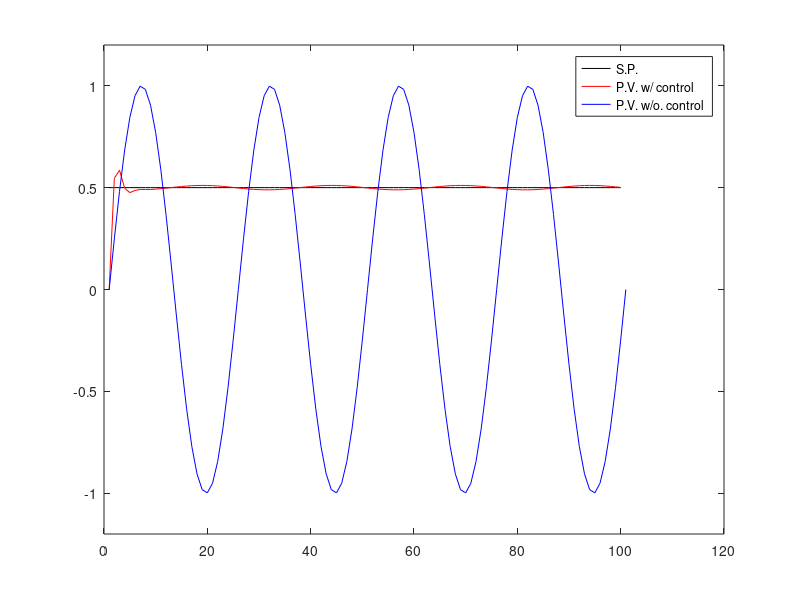

Reproduce this figure in MATLAB.
% simulation for PID control
% Assumptions:
% 1) Linear sequence: We read in Process variable value, calculate the
% Action variable, apply the correction, and then start the cycle over.
% /It may not be exactly the same as how our LabView code works/
% 2) Instantaneous events: We apply correction immediately after we read
% the Process variable value, so there's an immediate reply to external
% drive.
% /It seems a reasonable approximation given that the time between each sampling (delta_t) is ~10 ms, and we see slow drifts on a timescale of 0.1 - 1 s. However, it's an open question what frequencies can the mirror mount mechanics follow./

% The simulation shows that for correcting simple external DC offset, setting the the P parameter only to
% nonzero is enough (e.g.: coeff_prop=0.2-1.0 )
% Also, correcting a slow enough linear drift, the P parameter is sufficient.
% It is also sufficent to correct for slow oscillations; however, only a
% single value of P produces perfect results. (Slow means slow compared to
% sampling rate.)
% With slow oscillations, setting the Integral parameter (coeff_int) to
% nonzero doesn't really help. It just modifies to correct P parameter
% value, but doesn't broaden the range of acceptable P values.
% (E.g.: try coeff_prop=1; coeff_int=0 vs. coeff_prop=0.8; coeff_int=25; )

N = 100;
A = 1;
T_period = 25;
omega = 2*pi/T_period;
procvar_ext = A*sin(omega*(0:100));  % oscillatory external process variable
% procvar_ext = .7*ones([N,1]); % DC external offset case
% procvar_ext = 0:1/(N-1):1; % slow linear change
setpoint = 0.5*ones([N 1]);
coeff_prop = 0.677;
coeff_int = 50;
coeff_der = 0;
T_int = 100;
T_der = 100;
delta_t = 1;

procvar = zeros([N,1]);
procvar(1) = procvar_ext(1);
error = zeros([N,1]);
error(1) = setpoint(1)-procvar(1);
action = zeros([N,1]);
for k=2:N
    procvar(k) = procvar(k-1) + (procvar_ext(k)-procvar_ext(k-1));
    error(k) = setpoint(k)-procvar(k);
    action(k) = coeff_prop*(error(k)+coeff_int/T_int*(error(k)+error(k-1))*delta_t/2+coeff_der*T_der*(error(k-1)-error(k))/delta_t);
    procvar(k) = procvar(k) + action(k);
end

% figure;
plot(setpoint,'k-')
ylim([-1.2 1.2])
hold on;plot(procvar,'r-')
hold on;plot(procvar_ext,'b')
legend('S.P.','P.V. w/ control','P.V. w/o. control')
hold off;